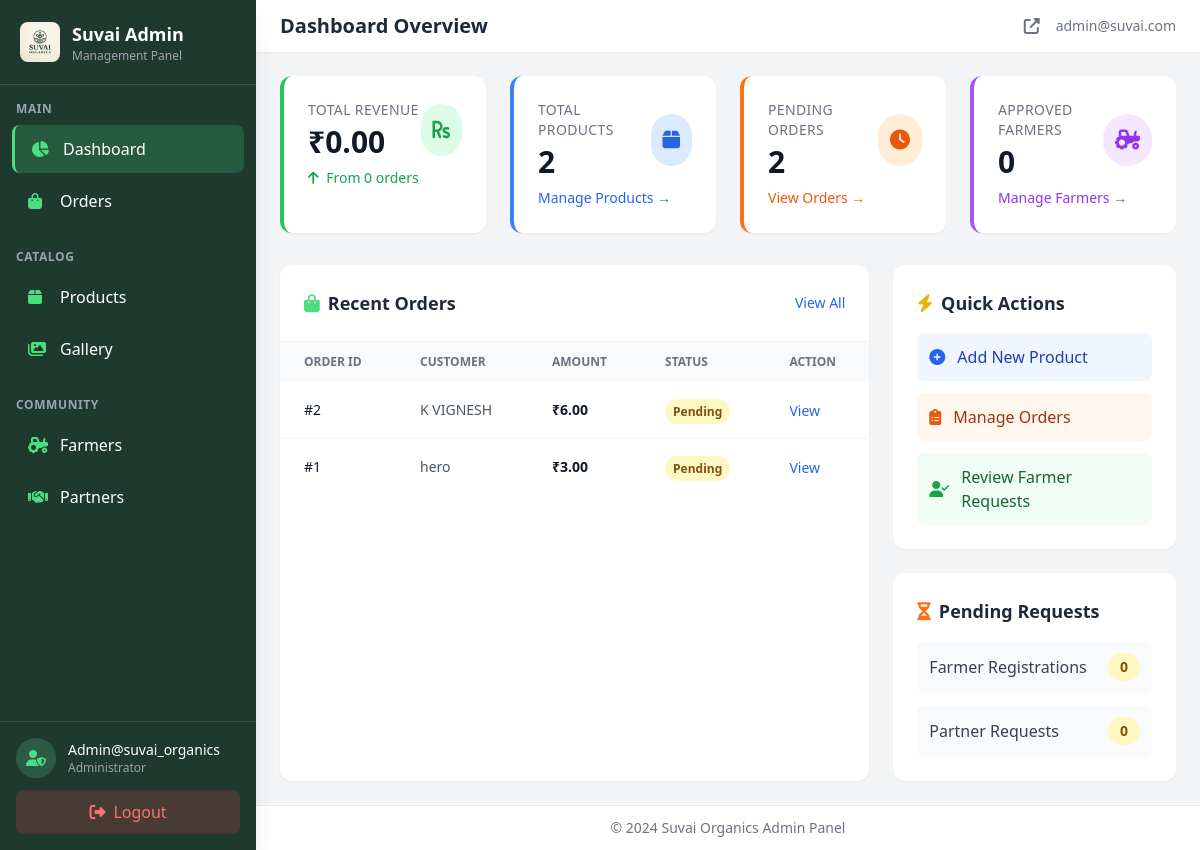
The app's page /admin/dashboard (signed in) with its own data.
### app.py (models this page shows)
class User(db.Model, UserMixin):
    id = db.Column(db.Integer, primary_key=True)
    username = db.Column(db.String(150), unique=True, nullable=False)
    email = db.Column(db.String(150), unique=True, nullable=False)
    password = db.Column(db.String(200), nullable=False)
    role = db.Column(db.String(20), default='customer')  # 'admin' or 'customer'
    created_at = db.Column(db.DateTime, default=datetime.utcnow)

class Order(db.Model):
    id = db.Column(db.Integer, primary_key=True)
    user_id = db.Column(db.Integer, db.ForeignKey('user.id'), nullable=True)
    customer_name = db.Column(db.String(150), nullable=False)
    phone = db.Column(db.String(20), nullable=False)
    shipping_address = db.Column(db.Text, nullable=False)
    city = db.Column(db.String(100), nullable=False)
    pin_code = db.Column(db.String(20), nullable=False)
    payment_method = db.Column(db.String(50), nullable=False)
    total_amount = db.Column(db.Float, nullable=False)
    status = db.Column(db.String(20), default='pending')
    notes = db.Column(db.Text, nullable=True)
    created_at = db.Column(db.DateTime, default=datetime.utcnow)
    items = db.relationship('OrderItem', backref='order', lazy=True)

### app.py (the view)
@app.route('/admin')
@app.route('/admin/dashboard')
@login_required
def admin_dashboard():
    if current_user.role != 'admin':
        flash('Access denied. Admin only.', 'error')
        return redirect(url_for('home'))
    stats = {
        'product_count': Product.query.count(),
        'farmer_count': Farmer.query.filter_by(status='approved').count(),
        'pending_farmers': Farmer.query.filter_by(status='pending').count(),
        'pending_partners': Partner.query.filter_by(status='pending').count(),
        'pending_orders': Order.query.filter_by(status='pending').count(),
        'completed_orders': Order.query.filter_by(status='delivered').count(),
        'total_revenue': db.session.query(db.func.sum(Order.total_amount)).filter(Order.status == 'delivered').scalar() or 0
    }
    recent_orders = Order.query.order_by(Order.created_at.desc()).limit(5).all()
    return render_template('admin-dashboard.html', stats=stats, recent_orders=recent_orders)

### templates/admin-dashboard.html (shortened to what this page needs)
{% extends "admin-layout.html" %}
{% set admin_active_page = 'dashboard' %}
{% block page_title %}Dashboard Overview{% endblock %}
{% block content %}
<div class="grid grid-cols-1 sm:grid-cols-2 lg:grid-cols-4 gap-6 mb-8">
  <div class="bg-white rounded-xl shadow-sm p-6 border-l-4 border-green-500">
    <div class="flex items-center justify-between">
      <div>
        <p class="text-sm font-medium text-gray-500 uppercase tracking-wide">Total Revenue</p>
        <p class="text-3xl font-bold text-gray-900 mt-1">₹{{ "%.2f"|format(stats.total_revenue) }}</p>
      </div>
      <div class="bg-green-100 rounded-full p-3">
        <i class="fas fa-rupee-sign text-green-600 text-xl"></i>
      </div>
    </div>
    <p class="text-sm text-green-600 mt-2"><i class="fas fa-arrow-up mr-1"></i> From {{ stats.completed_orders }} orders
    </p>
  </div>
  <div class="bg-white rounded-xl shadow-sm p-6 border-l-4 border-blue-500">
    <div class="flex items-center justify-between">
      <div>
        <p class="text-sm font-medium text-gray-500 uppercase tracking-wide">Total Products</p>
        <p class="text-3xl font-bold text-gray-900 mt-1">{{ stats.product_count }}</p>
      </div>
      <div class="bg-blue-100 rounded-full p-3">
        <i class="fas fa-box text-blue-600 text-xl"></i>
      </div>
    </div>
    <a href="{{ url_for('products_upload') }}" class="text-sm text-blue-600 mt-2 inline-block hover:underline">Manage
      Products →</a>
  </div>
  <div class="bg-white rounded-xl shadow-sm p-6 border-l-4 border-orange-500">
    <div class="flex items-center justify-between">
      <div>
        <p class="text-sm font-medium text-gray-500 uppercase tracking-wide">Pending Orders</p>
        <p class="text-3xl font-bold text-gray-900 mt-1">{{ stats.pending_orders }}</p>
      </div>
      <div class="bg-orange-100 rounded-full p-3">
        <i class="fas fa-clock text-orange-600 text-xl"></i>
      </div>
    </div>
    <a href="{{ url_for('orders_manage') }}" class="text-sm text-orange-600 mt-2 inline-block hover:underline">View
      Orders →</a>
  </div>
  <div class="bg-white rounded-xl shadow-sm p-6 border-l-4 border-purple-500">
    <div class="flex items-center justify-between">
      <div>
        <p class="text-sm font-medium text-gray-500 uppercase tracking-wide">Approved Farmers</p>
        <p class="text-3xl font-bold text-gray-900 mt-1">{{ stats.farmer_count }}</p>
      </div>
      <div class="bg-purple-100 rounded-full p-3">
        <i class="fas fa-tractor text-purple-600 text-xl"></i>
      </div>
    </div>
    <a href="{{ url_for('farmers_manage') }}" class="text-sm text-purple-600 mt-2 inline-block hover:underline">Manage
      Farmers →</a>
  </div>
</div>
<div class="grid grid-cols-1 lg:grid-cols-3 gap-6">
  <div class="lg:col-span-2 bg-white rounded-xl shadow-sm">
    <div class="p-6 border-b border-gray-100 flex justify-between items-center">
      <h3 class="text-lg font-bold text-gray-800"><i class="fas fa-shopping-bag text-admin-accent mr-2"></i>Recent
        Orders</h3>
      <a href="{{ url_for('orders_manage') }}" class="text-sm text-blue-600 hover:underline">View All</a>
    </div>
    <div class="overflow-x-auto">
      <table class="w-full">
        <thead class="bg-gray-50">
          <tr>
            <th class="px-6 py-3 text-left text-xs font-semibold text-gray-500 uppercase">Order ID</th>
            <th class="px-6 py-3 text-left text-xs font-semibold text-gray-500 uppercase">Customer</th>
            <th class="px-6 py-3 text-left text-xs font-semibold text-gray-500 uppercase">Amount</th>
            <th class="px-6 py-3 text-left text-xs font-semibold text-gray-500 uppercase">Status</th>
            <th class="px-6 py-3 text-left text-xs font-semibold text-gray-500 uppercase">Action</th>
          </tr>
        </thead>
        <tbody class="divide-y divide-gray-100">
          {% if recent_orders %}
          {% for order in recent_orders %}
          <tr class="hover:bg-gray-50">
            <td class="px-6 py-4 text-sm font-medium text-gray-900">#{{ order.id }}</td>
            <td class="px-6 py-4 text-sm text-gray-600">{{ order.customer_name }}</td>
            <td class="px-6 py-4 text-sm font-semibold text-gray-900">₹{{ "%.2f"|format(order.total_amount) }}</td>
            <td class="px-6 py-4">
              <span class="px-2 py-1 text-xs font-semibold rounded-full
                                    {% if order.status == 'pending' %}bg-yellow-100 text-yellow-800
                                    {% elif order.status == 'processing' %}bg-blue-100 text-blue-800
                                    {% elif order.status == 'shipped' %}bg-purple-100 text-purple-800
                                    {% elif order.status == 'delivered' %}bg-green-100 text-green-800
                                    {% else %}bg-gray-100 text-gray-800{% endif %}">
                {{ order.status|capitalize }}
              </span>
            </td>
            <td class="px-6 py-4">
              <a href="{{ url_for('admin_order_details', order_id=order.id) }}"
                class="text-blue-600 hover:text-blue-800 text-sm font-medium">View</a>
            </td>
          </tr>
          {% endfor %}
          {% endif %}
        </tbody>
      </table>
    </div>
  </div>
  <div class="space-y-6">
    <div class="bg-white rounded-xl shadow-sm p-6">
      <h3 class="text-lg font-bold text-gray-800 mb-4"><i class="fas fa-bolt text-yellow-500 mr-2"></i>Quick Actions
      </h3>
      <div class="space-y-3">
        <a href="{{ url_for('products_upload') }}"
          class="flex items-center p-3 bg-blue-50 rounded-lg hover:bg-blue-100 transition">
          <i class="fas fa-plus-circle text-blue-600 mr-3"></i>
          <span class="font-medium text-blue-800">Add New Product</span>
        </a>
        <a href="{{ url_for('orders_manage') }}"
          class="flex items-center p-3 bg-orange-50 rounded-lg hover:bg-orange-100 transition">
          <i class="fas fa-clipboard-list text-orange-600 mr-3"></i>
          <span class="font-medium text-orange-800">Manage Orders</span>
        </a>
        <a href="{{ url_for('farmers_manage') }}"
          class="flex items-center p-3 bg-green-50 rounded-lg hover:bg-green-100 transition">
          <i class="fas fa-user-check text-green-600 mr-3"></i>
          <span class="font-medium text-green-800">Review Farmer Requests</span>
        </a>
      </div>
    </div>
    <div class="bg-white rounded-xl shadow-sm p-6">
      <h3 class="text-lg font-bold text-gray-800 mb-4"><i class="fas fa-hourglass-half text-orange-500 mr-2"></i>Pending
        Requests</h3>
      <ul class="space-y-3">
        <li class="flex items-center justify-between p-3 bg-gray-50 rounded-lg">
          <span class="text-gray-700">Farmer Registrations</span>
          <span class="bg-yellow-100 text-yellow-800 px-3 py-1 rounded-full text-sm font-bold">{{ stats.pending_farmers
            }}</span>
        </li>
        <li class="flex items-center justify-between p-3 bg-gray-50 rounded-lg">
          <span class="text-gray-700">Partner Requests</span>
          <span class="bg-yellow-100 text-yellow-800 px-3 py-1 rounded-full text-sm font-bold">{{ stats.pending_partners
            }}</span>
        </li>
      </ul>
    </div>
  </div>
</div>
{% endblock %}

### templates/admin-layout.html (shortened to what this page needs)
{% set admin_active_page = admin_active_page or 'dashboard' %}
<!DOCTYPE html>
<html lang="en">
<head>
    <script src="https://cdn.tailwindcss.com"></script>
    <link rel="stylesheet" href="https://cdnjs.cloudflare.com/ajax/libs/font-awesome/6.4.0/css/all.min.css">
</head>
<body class="bg-gray-100 font-sans">
    <div class="flex min-h-screen">
        <aside id="sidebar"
            class="admin-sidebar fixed md:static inset-y-0 left-0 z-50 w-64 bg-admin-primary text-white flex flex-col shadow-xl">
            <div class="p-5 border-b border-admin-secondary flex items-center justify-between">
                <div class="flex items-center">
                    <img src="{{ url_for('static', filename='images/logo.jpg') }}" alt="Suvai Admin Logo"
                        class="w-10 h-10 rounded-lg mr-3 object-cover">
                    <div>
                        <h1 class="text-lg font-bold">Suvai Admin</h1>
                        <p class="text-xs text-gray-400">Management Panel</p>
                    </div>
                </div>
            </div>
            <nav class="flex-1 py-4 overflow-y-auto">
                <div class="px-4 mb-2 text-xs font-semibold text-gray-400 uppercase tracking-wider">Main</div>
                <ul class="space-y-1 px-3">
                    <li>
                        <a href="{{ url_for('admin_dashboard') }}"
                            class="sidebar-link flex items-center px-4 py-3 rounded-lg {% if admin_active_page == 'dashboard' %}active{% endif %}">
                            <i class="fas fa-chart-pie w-5 mr-3 text-admin-accent"></i>
                            <span>Dashboard</span>
                        </a>
                    </li>
                    <li>
                        <a href="{{ url_for('orders_manage') }}"
                            class="sidebar-link flex items-center px-4 py-3 rounded-lg {% if admin_active_page == 'orders' %}active{% endif %}">
                            <i class="fas fa-shopping-bag w-5 mr-3 text-admin-accent"></i>
                            <span>Orders</span>
                        </a>
                    </li>
                </ul>
                <div class="px-4 mt-6 mb-2 text-xs font-semibold text-gray-400 uppercase tracking-wider">Catalog</div>
                <ul class="space-y-1 px-3">
                    <li>
                        <a href="{{ url_for('products_upload') }}"
                            class="sidebar-link flex items-center px-4 py-3 rounded-lg {% if admin_active_page == 'products' %}active{% endif %}">
                            <i class="fas fa-box w-5 mr-3 text-admin-accent"></i>
                            <span>Products</span>
                        </a>
                    </li>
                    <li>
                        <a href="{{ url_for('gallery_manage') }}"
                            class="sidebar-link flex items-center px-4 py-3 rounded-lg {% if admin_active_page == 'gallery' %}active{% endif %}">
                            <i class="fas fa-images w-5 mr-3 text-admin-accent"></i>
                            <span>Gallery</span>
                        </a>
                    </li>
                </ul>
                <div class="px-4 mt-6 mb-2 text-xs font-semibold text-gray-400 uppercase tracking-wider">Community</div>
                <ul class="space-y-1 px-3">
                    <li>
                        <a href="{{ url_for('farmers_manage') }}"
                            class="sidebar-link flex items-center px-4 py-3 rounded-lg {% if admin_active_page == 'farmers' %}active{% endif %}">
                            <i class="fas fa-tractor w-5 mr-3 text-admin-accent"></i>
                            <span>Farmers</span>
                        </a>
                    </li>
                    <li>
                        <a href="{{ url_for('partners_manage') }}"
                            class="sidebar-link flex items-center px-4 py-3 rounded-lg {% if admin_active_page == 'partners' %}active{% endif %}">
                            <i class="fas fa-handshake w-5 mr-3 text-admin-accent"></i>
                            <span>Partners</span>
                        </a>
                    </li>
                </ul>
            </nav>
            <div class="p-4 border-t border-admin-secondary">
                <div class="flex items-center mb-3">
                    <div class="w-10 h-10 rounded-full bg-admin-secondary flex items-center justify-center mr-3">
                        <i class="fas fa-user-shield text-admin-accent"></i>
                    </div>
                    <div>
                        <p class="font-medium text-sm">{{ current_user.username if current_user.is_authenticated else
                            'Admin' }}</p>
                        <p class="text-xs text-gray-400">Administrator</p>
                    </div>
                </div>
                <a href="{{ url_for('admin_logout') }}"
                    class="flex items-center justify-center w-full bg-red-500/20 text-red-400 py-2.5 rounded-lg hover:bg-red-500 hover:text-white transition">
                    <i class="fas fa-sign-out-alt mr-2"></i>
                    <span>Logout</span>
                </a>
            </div>
        </aside>
        <div class="flex-1 flex flex-col">
            <header class="bg-white shadow-sm sticky top-0 z-40">
                <div class="flex items-center justify-between px-4 py-3 md:px-6">
                    <div class="flex items-center">
                        <h2 class="text-xl font-bold text-gray-800">{% block page_title %}Dashboard{% endblock %}</h2>
                    </div>
                    <div class="flex items-center space-x-4">
                        <a href="{{ url_for('home') }}" target="_blank"
                            class="text-gray-500 hover:text-admin-primary transition" title="View Website">
                            <i class="fas fa-external-link-alt"></i>
                        </a>
                        <span class="text-sm text-gray-500">{{ current_user.email if current_user.is_authenticated else
                            '' }}</span>
                    </div>
                </div>
            </header>
            <main class="flex-1 p-4 md:p-6 overflow-y-auto">
                {% block content %}{% endblock %}
            </main>
            <footer class="bg-white border-t px-6 py-3 text-center text-sm text-gray-500">
                &copy; 2024 Suvai Organics Admin Panel
            </footer>
        </div>
    </div>
</body>
</html>

### records on screen
User: username "Admin@suvai_organics", email "admin@suvai.com"
Order: id "2", customer_name "K VIGNESH", total_amount "6.00", status "Pending"
Order: id "1", customer_name "hero", total_amount "3.00", status "Pending"

### other values on screen
{{ "%.2f"|format(stats.total_revenue) }} "0.00"
{{ stats.completed_orders }} "0"
{{ stats.product_count }} "2"
{{ stats.pending_orders }} "2"
{{ stats.farmer_count }} "0"
{{ stats.pending_farmers }} "0"
{{ stats.pending_partners }} "0"
